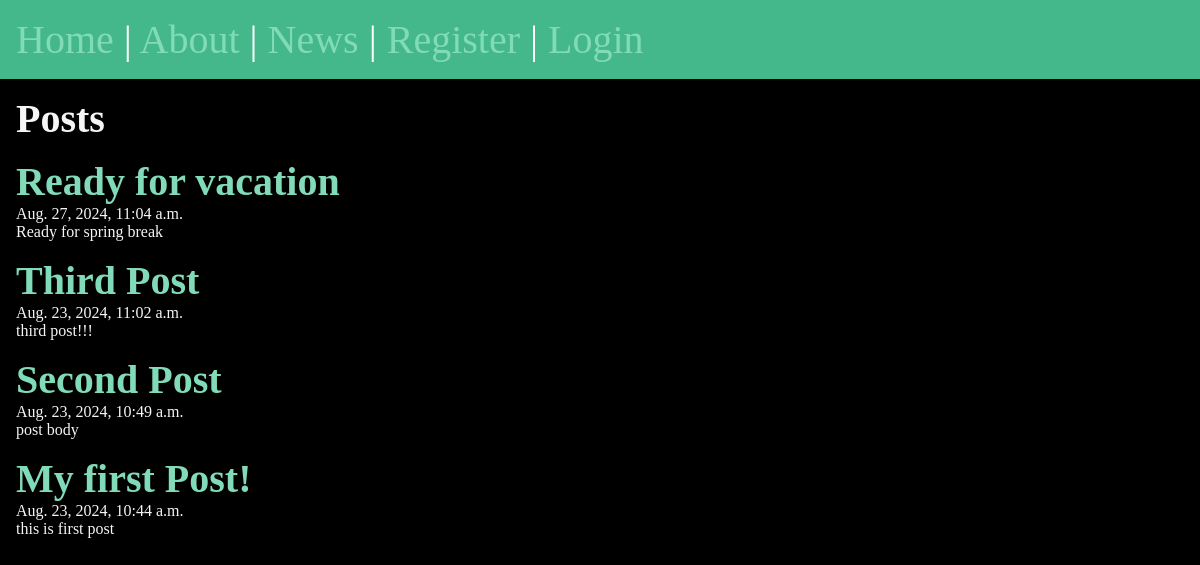
/posts/, run on the app's committed database.
### posts/models.py (models this page shows, shortened)
class Post(models.Model):
    title = models.CharField(max_length=75)
    body = models.TextField()
    slug = models.SlugField()
    date = models.DateTimeField(auto_now_add=True)
    banner = models.ImageField(default='fallback.jpg', blank=True)

### posts/views.py (the view)
# urls.py: path("", views.posts_list, name="list"),
def posts_list(request):
    posts = Post.objects.all().order_by('-date')
    return render(request, 'posts/posts_list.html', { 'posts' : posts})

### posts/templates/posts/posts_list.html (shortened to what this page needs)
{% extends 'layout.html' %}
{% block content %}
    <section>
        <h1>Posts</h1>
        {% for post in posts %}
            <article class = 'post'>
                <h2>
                    <a href = "{% url 'posts:page' slug=post.slug %}">
                        {{ post.title }}
                    </a>
                </h2>
                <p>{{ post.date }}</p>
                <p>{{ post.body }}</p>
            </article>
        {% endfor %}
    </section>
{% endblock %}

### data on the page
Post: title "Ready for vacation", date "Aug. 27, 2024, 11:04 a.m.", body "Ready for spring break"
Post: title "Third Post", date "Aug. 23, 2024, 11:02 a.m.", body "third post!!!"
Post: title "Second Post", date "Aug. 23, 2024, 10:49 a.m.", body "post body"
Post: title "My first Post!", date "Aug. 23, 2024, 10:44 a.m.", body "this is first post"
